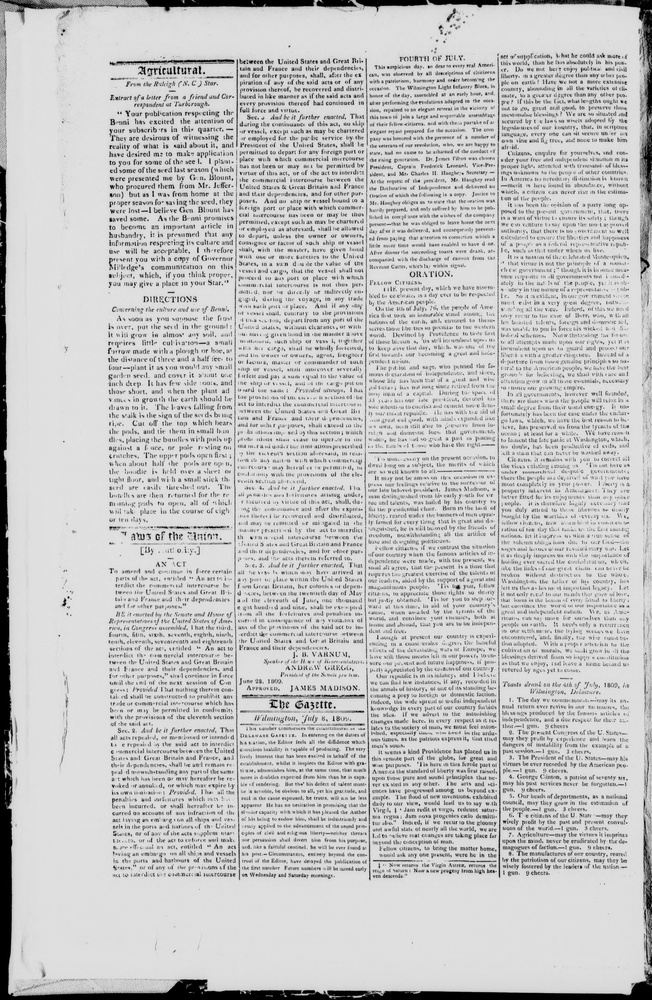
#> input picture data/newspaper_ocr/train/images/ca_sn82014385_1809-07-08_p2_e1.jpg, 652 x 1000 px, shrunk from 2671 x 4096 before the run
$ python -i _deskew_fallback.py   (imports and definitions only)
#> lines starting #> are read from the running program, lines starting #| are printed output that depends on the picture; after the words box and inside, x2 and y2 are one past the last pixel; in counts of white or black regions, pixels touching at a corner belong together
#> further down, picture is the input picture: PIL image 652x1000 L; min 0, max 246, mean 197.6
"""Numpy/PIL deskew fallback when typebox-fingerprinter is not installed."""

from __future__ import annotations

from dataclasses import dataclass

import numpy as np
from PIL import Image


@dataclass(frozen=True)
class DeskewResult:
    angle_degrees: float
    applied: bool
    method: str = "projection"


def estimate_skew_angle(
    image: Image.Image,
    *,
    max_angle: float = 15.0,
    min_abs_angle: float = 0.25,
) -> tuple[float, str]:
#> called with max_angle = 15, min_abs_angle = 0.25
    gray = np.asarray(image.convert("L"), dtype=np.uint8)
    im = Image.fromarray(gray, mode="L")
    best_angle = 0.0
    best_score = -1.0
    step = 0.5
    cap = min(max_angle, 12.0)
    for a in np.arange(-cap, cap + step * 0.5, step):
        rotated = im.rotate(-float(a), resample=Image.Resampling.BILINEAR, expand=False, fillcolor=255)
        arr = np.asarray(rotated, dtype=np.float32)
        ink = (255.0 - arr) > 30
        if ink.sum() < 200:
            continue
        score = float(ink.sum(axis=1).var())
        if score > best_score:
            best_score = score
            best_angle = float(a)
#> this loop made 49 passes
#> (score, best_score) on passes 1, 49: (4662.6, 4662.6), (4671.5, 4671.5)
#> pass 1, in estimate_skew_angle, `rotated = im.rotate(-float(a), resample=Image.Resampling.BILINEAR, exp..`:
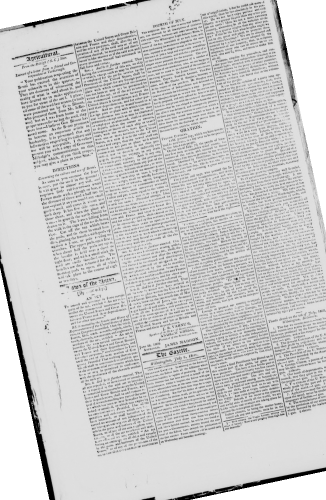
#> rotated: PIL image 652x1000 L (shown at 1/2 size); min 0, max 255, mean 203.7
#> pass 1, in estimate_skew_angle, `ink = (255.0 - arr) > 30`:
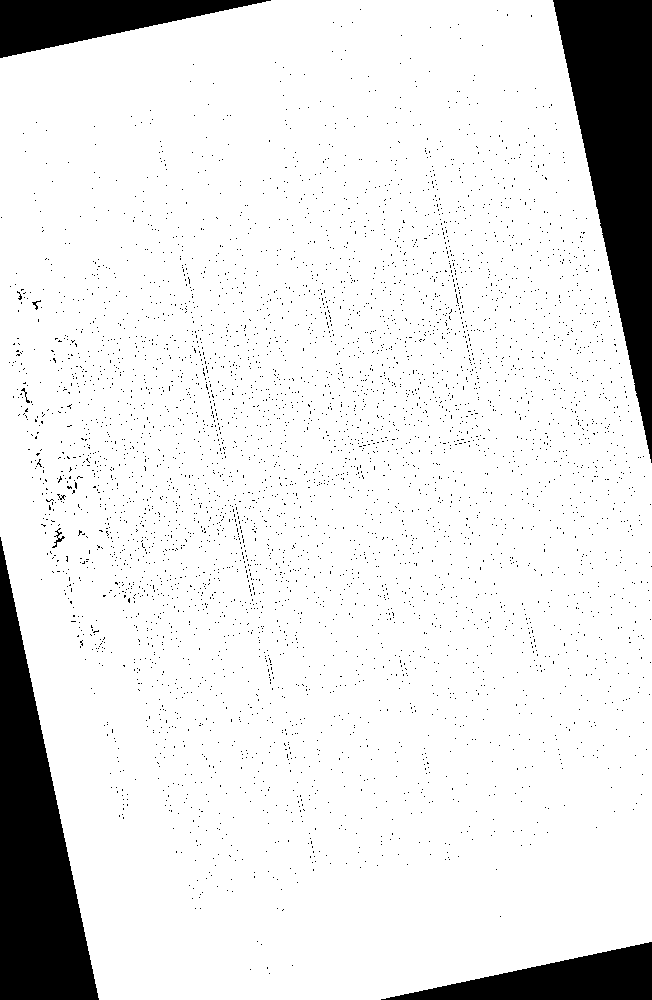
#> ink: shape (1000, 652) bool; 89.5% white; 4655 black regions (4647 under 20 px), largest, box (x1, y1, x2, y2) and area: (553, 0, 652, 463) 23064, (0, 537, 99, 1000) 23052, (0, 0, 271, 58) 7947
#> pass 2, in estimate_skew_angle, `rotated = im.rotate(-float(a), resample=Image.Resampling.BILINEAR, exp..`:
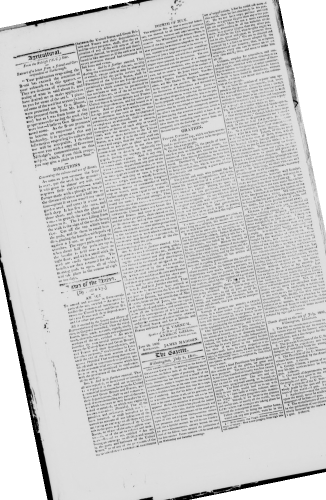
#> rotated: PIL image 652x1000 L (shown at 1/2 size); min 0, max 255, mean 203.6
#> after the loop, best_angle = 12; best_score = 4671.5
    if abs(best_angle) < min_abs_angle:
        return 0.0, "projection"
    return best_angle, "projection"


def deskew_pil(
    image: Image.Image,
    *,
    max_angle: float = 15.0,
    min_abs_angle: float = 0.25,
    background: int | tuple[int, ...] = 255,
) -> tuple[Image.Image, DeskewResult]:
    angle, method = estimate_skew_angle(
        image,
        max_angle=max_angle,
        min_abs_angle=min_abs_angle,
    )
#> angle = 12; method = 'projection'
    if abs(angle) < min_abs_angle:
        return image, DeskewResult(angle_degrees=0.0, applied=False, method=method)
    rgb = image.convert("RGB") if image.mode != "RGB" else image
    fill = background if isinstance(background, tuple) else (background, background, background)
    out = rgb.rotate(-angle, resample=Image.Resampling.BICUBIC, expand=True, fillcolor=fill)
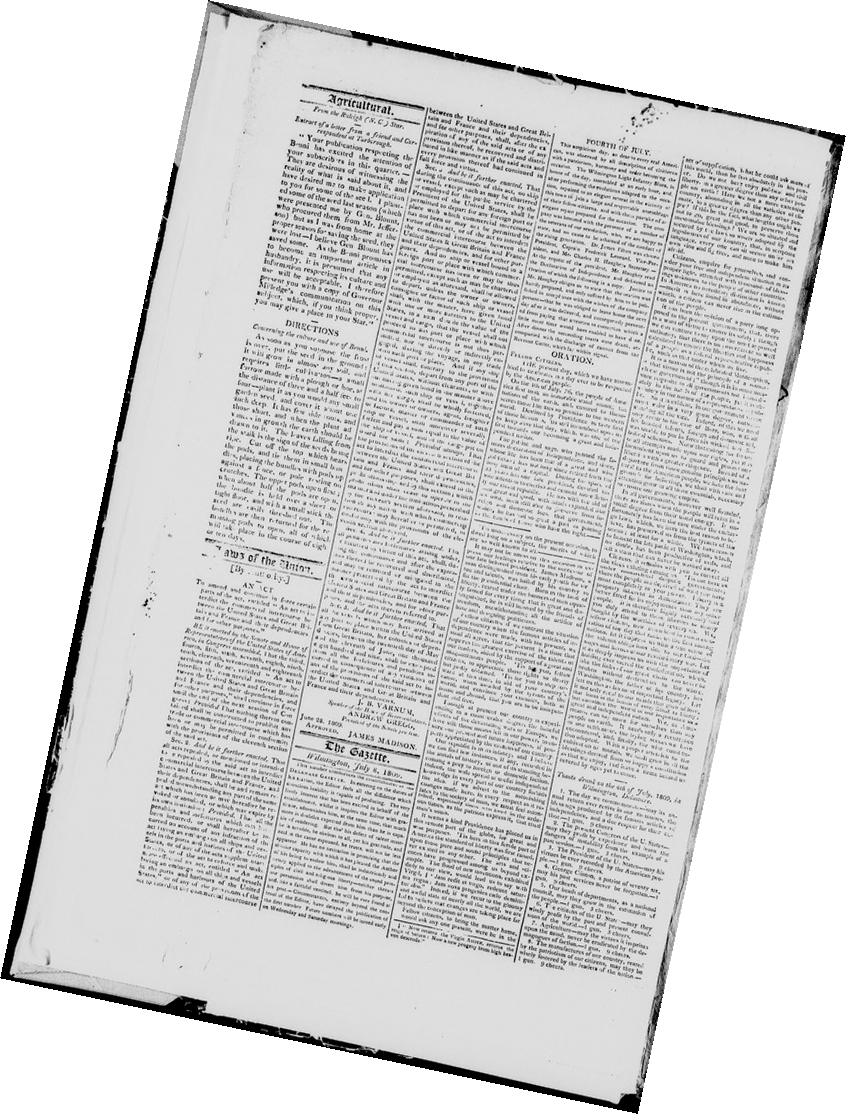
#> out: PIL image 846x1114 RGB; min 0, max 255, mean 215
    return out, DeskewResult(angle_degrees=angle, applied=True, method=method)

>>> from PIL import Image
>>> picture = Image.open('../../../data/newspaper_ocr/train/images/ca_sn82014385_1809-07-08_p2_e1.jpg')
>>> result = deskew_pil(picture)

$ run again, on data/newspaper_ocr/train/images/ca_sn82014385_1809-07-08_p3_e1.jpg
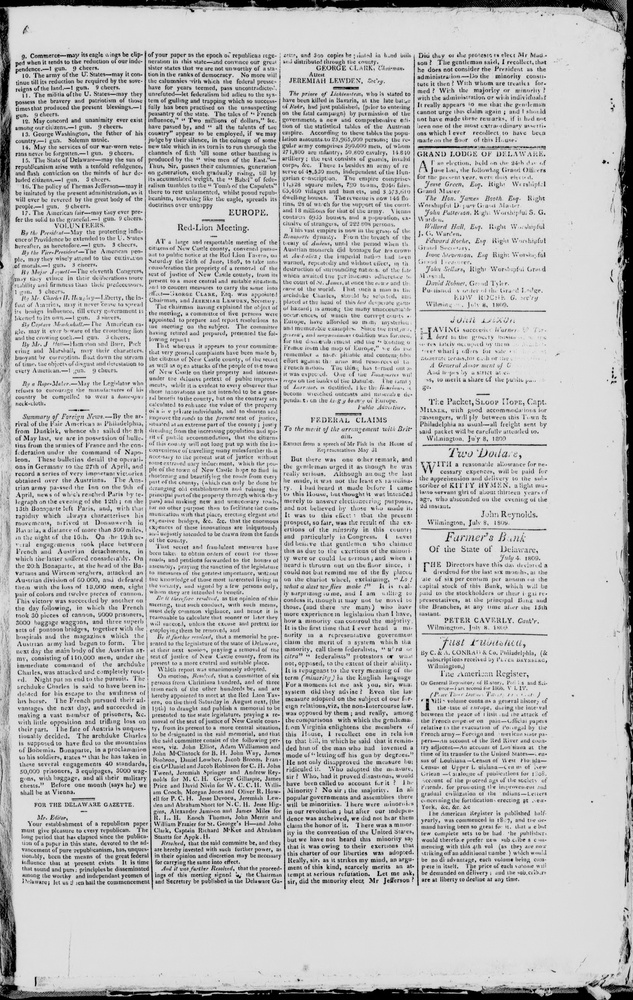
#> input picture data/newspaper_ocr/train/images/ca_sn82014385_1809-07-08_p3_e1.jpg, 633 x 1000 px, shrunk from 2592 x 4096 before the run
#> picture is the input picture: PIL image 633x1000 L; min 0, max 254, mean 192.6
#> the loop in estimate_skew_angle, `for a in np.arange(-cap, cap + step * 0.5, step):` made 49 passes
#> (score, best_score) on pass 1: (4499.8, 4499.8)
#> pass 1, in estimate_skew_angle, `ink = (255.0 - arr) > 30`:
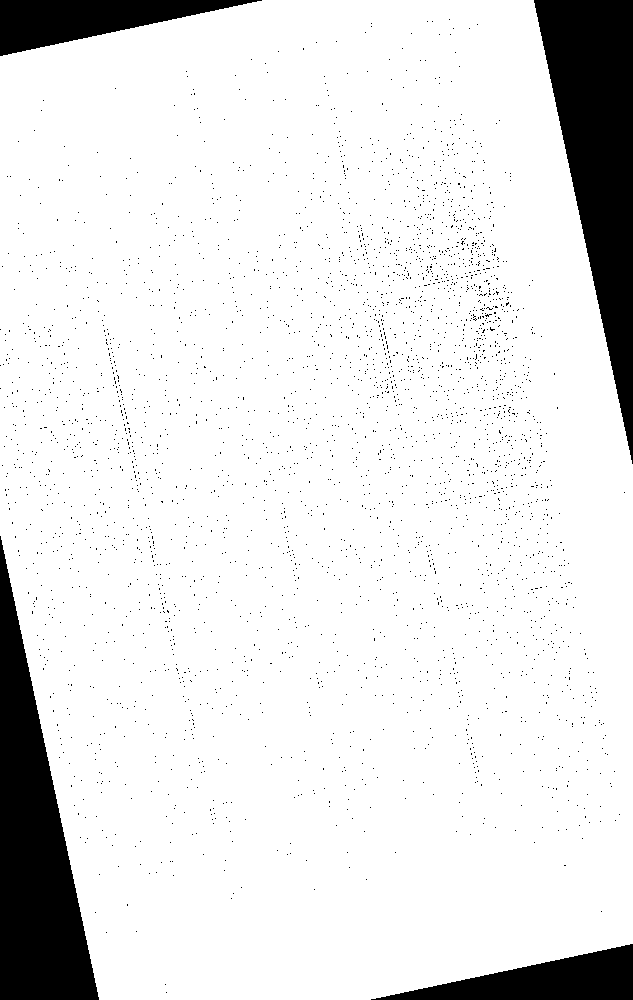
#> ink: shape (1000, 633) bool; 89.7% white; 3323 black regions (3319 under 20 px), largest, box (x1, y1, x2, y2) and area: (534, 0, 633, 464) 23151, (0, 536, 99, 1000) 23151, (0, 0, 262, 56) 7405, (371, 944, 633, 1000) 7405
#> after the loop in estimate_skew_angle, `for a in np.arange(-cap, cap + step * 0.5, step):`: best_angle = -12; best_score = 4499.8
#> angle = -12; method = 'projection'
#> in deskew_pil, `out = rgb.rotate(-angle, resample=Image.Resampling.BICUBIC, expand=Tru..`:
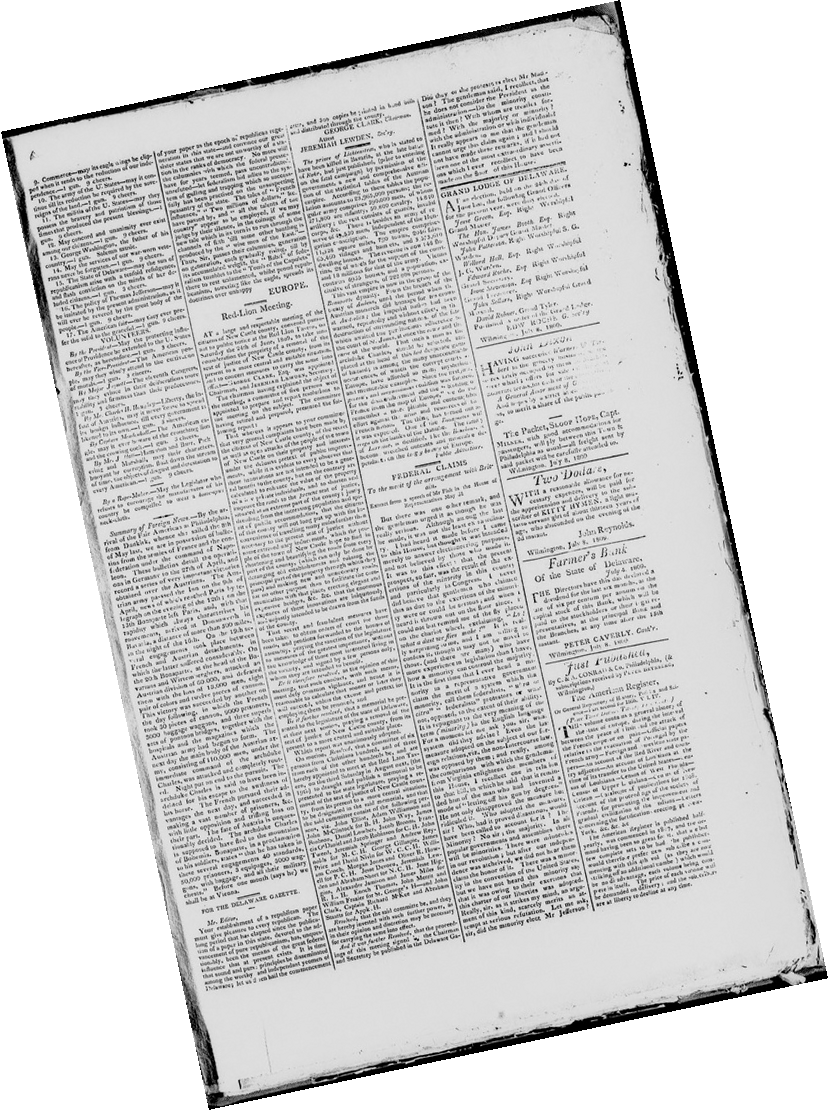
#> out: PIL image 829x1110 RGB; min 0, max 255, mean 211.8

$ run again, on data/newspaper_ocr/train/images/ca_sn82014385_1809-07-08_p4_e1.jpg
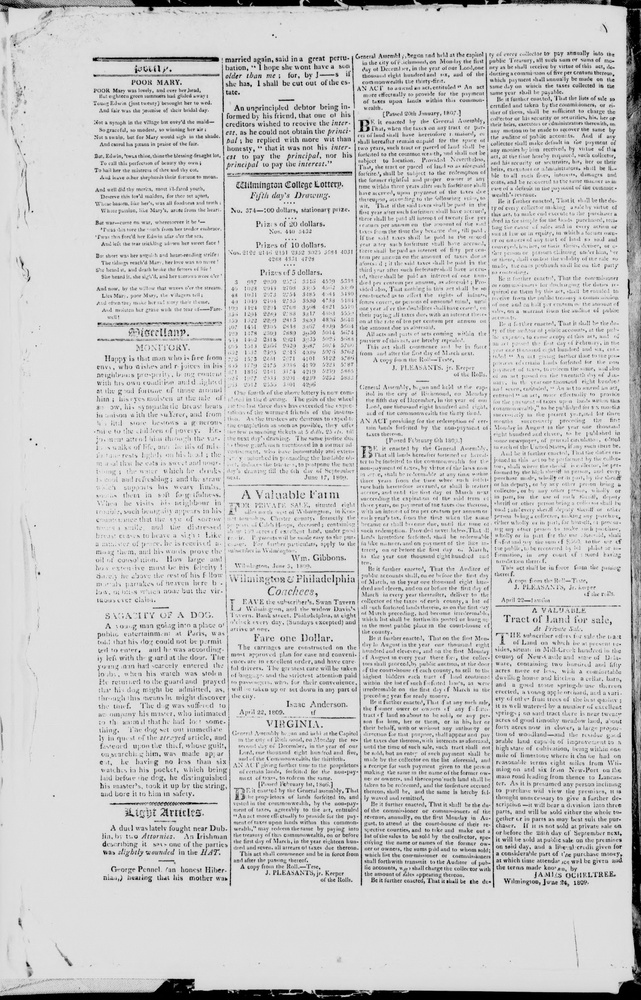
#> input picture data/newspaper_ocr/train/images/ca_sn82014385_1809-07-08_p4_e1.jpg, 641 x 1000 px, shrunk from 2625 x 4096 before the run
#> picture is the input picture: PIL image 641x1000 L; min 0, max 248, mean 202.6
#> the loop in estimate_skew_angle, `for a in np.arange(-cap, cap + step * 0.5, step):` made 49 passes
#> (score, best_score) on passes 1, 49: (4084.4, 4084.4), (4113.2, 4113.2)
#> pass 1, in estimate_skew_angle, `ink = (255.0 - arr) > 30`:
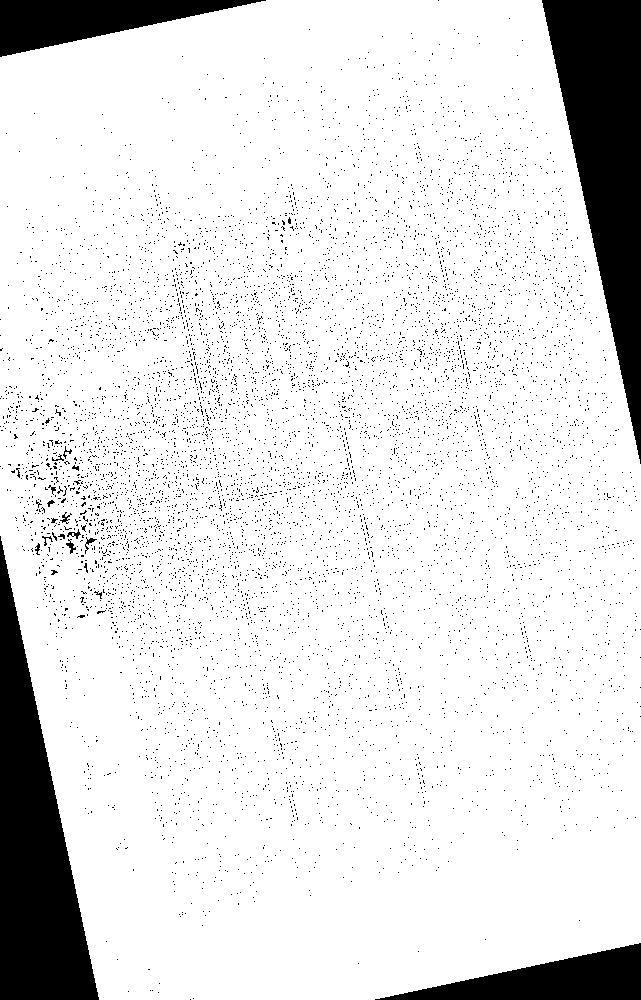
#> ink: shape (1000, 641) bool; 88.5% white; 7946 black regions (7929 under 20 px), largest, box (x1, y1, x2, y2) and area: (542, 0, 641, 464) 23111, (0, 536, 99, 1000) 23111, (0, 0, 266, 57) 7631
#> after the loop in estimate_skew_angle, `for a in np.arange(-cap, cap + step * 0.5, step):`: best_angle = 12; best_score = 4113.2
#> angle = 12; method = 'projection'
#> in deskew_pil, `out = rgb.rotate(-angle, resample=Image.Resampling.BICUBIC, expand=Tru..`:
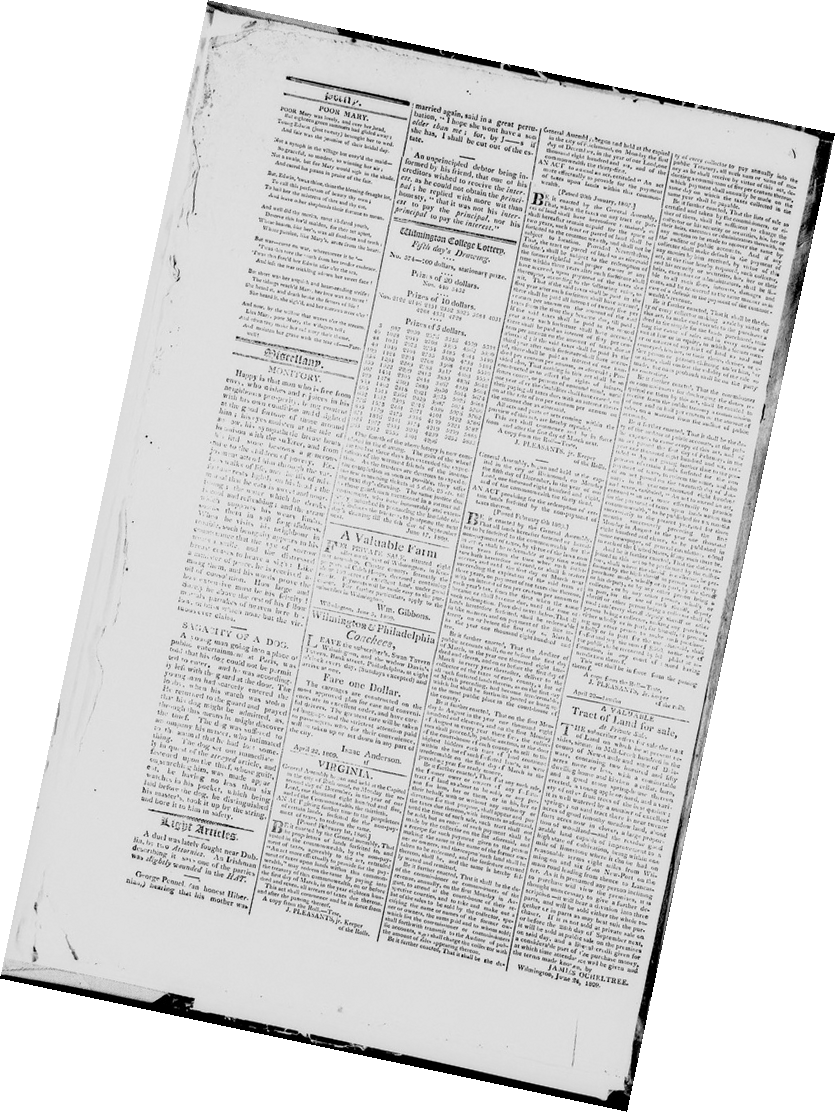
#> out: PIL image 835x1112 RGB; min 0, max 255, mean 218.5
